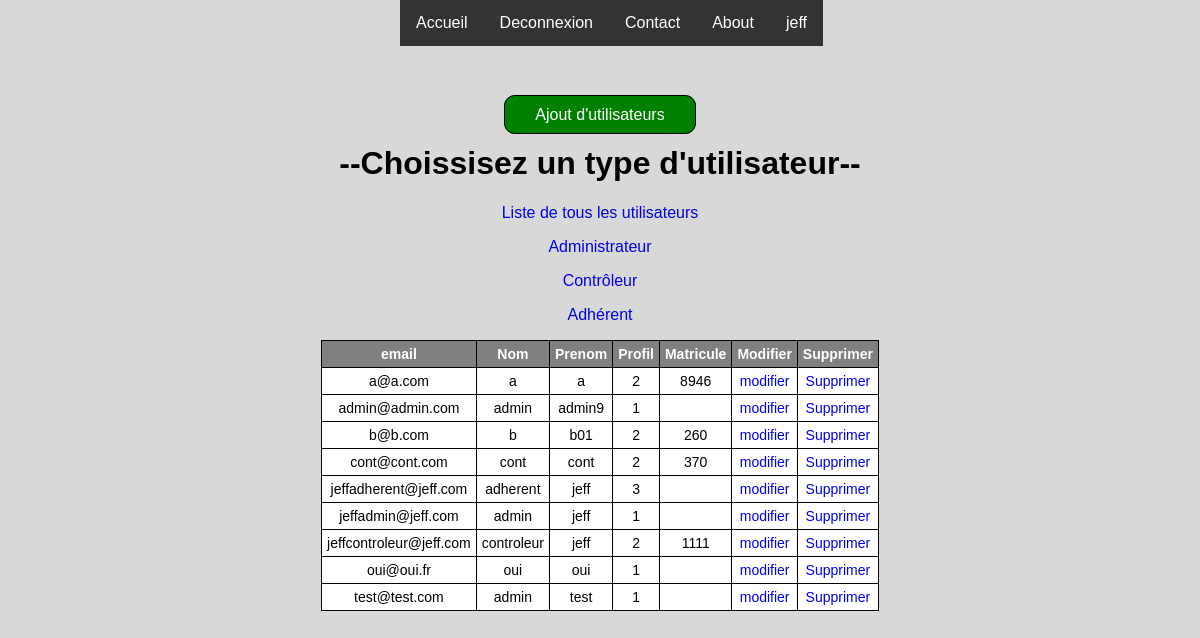
Screenshot of /gestion/gestion_utilisateur.php?choixutil=2 (signed in) with the database file from the repository.
### tables this page shows
CREATE TABLE `utilisateur` (
  `email_util` varchar(50) NOT NULL,
  `password_util` varchar(255) NOT NULL,
  `nom_util` varchar(50) NOT NULL,
  `prenom_util` varchar(50) NOT NULL,
  `statut_util` varchar(1) NOT NULL,
  `matricule_cont` varchar(10) NOT NULL,
  `id_type_util` int(11) NOT NULL
);

### DAO/DAO.php (called while the page is built, shortened)
<?php
class DAO {
  function __construct() {
    $dsn = 'mysql:host=' . DB_HOST . ';dbname=' . DB_NAME;
    try {
      $pdo = new PDO($dsn, DB_USER, DB_PASSWORD, array(PDO::MYSQL_ATTR_INIT_COMMAND => "SET NAMES utf8"));
      $pdo->setAttribute(PDO::ATTR_ERRMODE, PDO::ERRMODE_EXCEPTION);
    } catch (PDOException $e) {
      throw new Exception("Erreur lors de la connexion : " . $e->getMessage());
    }
    $this->pdo = $pdo;
  }
}

### DAO/utilisateurDAO.php (called while the page is built, shortened)
<?php
require_once('DAO.php');
require_once('utilisateur.php');
Class utilisateurDAO extends DAO {
    public function findAll() {
        $sql = "SELECT * FROM utilisateur";
        try {
            $sth = $this->pdo->prepare($sql);
            $sth->execute();
            $rows = $sth->fetchAll(PDO::FETCH_ASSOC);
        } catch (PDOException $e) {
            throw new Exception("Erreur lors de la requête SQL : " . $e->getMessage());
        }
        $utilisateurs = array();
        foreach ($rows as $row) {
            $utilisateurs[] = new utilisateur($row);
        }
        return $utilisateurs;
    }
}

### DAO/utilisateur.php (called while the page is built, shortened)
<?php
class utilisateur {
    private $email_util;
    private $nom_util;
    private $prenom_util;
		private $id_type_util;
		private $statut_util;
		private $matricule_cont;
    public function __construct(array $row) {
        $this->email_util = $row['email_util'];
        $this->nom_util = $row['nom_util'];
        $this->prenom_util = $row['prenom_util'];
				$this->id_type_util = $row['id_type_util'];
				$this->statut_util = $row['statut_util'];
				$this->matricule_cont = $row['matricule_cont'];
    }
    public function get_email_util(){
		return $this->email_util;
	}
	public function get_nom_util(){
		return $this->nom_util;
	}
	public function get_prenom_util(){
		return $this->prenom_util;
	}
	public function get_id_type_util(){
		return $this->id_type_util;
	}
		public function get_statut_util()
		{
				return $this->statut_util;
		}
		public function get_matricule_cont()
		{
				return $this->matricule_cont;
		}
}

### gestion/gestion_utilisateur.php (the view, shortened to what this page needs)
<?php
if($_SESSION['id_type_util'] == 1){
?>
<!DOCTYPE html>
<html lang="fr">
<head>
  <link rel="stylesheet" href="../css/styles.css" type="text/css" />
</head>
<body>
<div class="menu">
    <ul>
    <li><a  href="index">Accueil</a></li>
    <?php if(!isset($_SESSION['email_util'])) { ?>
    <li><a class="active" href="../connexion">Connexion</a></li>
    <?php }else{ ?>
    <li><a href="../deconnexion">Deconnexion</a></li>
    <?php } ?>
    <li><a href="../#contact">Contact</a></li>
    <li><a  href="../#about">About</a></li>
    <?php if(isset($_SESSION['email_util'])) { ?>
    <li><a href="../profil?mail=<?php echo $_SESSION['email_util'] ?>"><?php echo $_SESSION['prenom_util']; ?></a></li>
    <?php } ?>
    </ul>
    </div>
<?php
$dao = new utilisateurDAO();
$utilisateurs = $dao->findAll();
$dao2 = new adherentDAO();
$adherents = $dao2->findAll();
$choixutil = isset($_GET['choixutil']) ? $_GET['choixutil']: null ;
?>
<br><br><br><br><br>
<center>
<p><a class='lien' href="../ajouter">Ajout d'utilisateurs</a></p>
<h1>--Choissisez un type d'utilisateur--</h1>
<p><a href="gestion_utilisateur.php">Liste de tous les utilisateurs</a></p>
<p><a href="gestion_utilisateur.php?choixutil=1">Administrateur</a></p>
<p><a href="gestion_utilisateur.php?choixutil=2">Contrôleur</a></p>
<p><a href="gestion_utilisateur.php?choixutil=3">Adhérent</a></p>
<?php
if ($choixutil === '1') { ?>
  <table>
  <tr><th>email</th><th>Nom</th><th>Prenom</th><th>Profil</th><th>Modifier</th><th>Supprimer</th></tr>
  <?php
    foreach ($utilisateurs as $utilisateur) {
      if($utilisateur->get_statut_util() == 0){
        if($utilisateur->get_matricule_cont() == 0){
          if($utilisateur->get_id_type_util() == 1){
          echo "<tr>";
          echo "<td>".$utilisateur->get_email_util()."</td>";
          echo "<td>".$utilisateur->get_nom_util()."</td>";
          echo "<td>".$utilisateur->get_prenom_util()."</td>";
          echo "<td>".$utilisateur->get_id_type_util()."</td>";
          echo "<td><a href='modification_utilisateur?email=".$utilisateur->get_email_util()."'>modifier</a></td>";
          echo "<td><a href='désactiver_utilisateur.php?email_util=".$utilisateur->get_email_util()."'>Supprimer</td>";
          echo "</tr>";
          }
        }
      }
  }
} else if($choixutil === '2') { ?>
  <table>
  <tr><th>email</th><th>Nom</th><th>Prenom</th><th>Profil</th><th>Matricule</th><th>Modifier</th><th>Supprimer</th></tr>
  <?php
    foreach ($utilisateurs as $utilisateur) {
      if($utilisateur->get_statut_util() == 0){
        if($utilisateur->get_matricule_cont() != 0){
            echo "<tr>";
            echo "<td>".$utilisateur->get_email_util()."</td>";
            echo "<td>".$utilisateur->get_nom_util()."</td>";
            echo "<td>".$utilisateur->get_prenom_util()."</td>";
            echo "<td>".$utilisateur->get_id_type_util()."</td>";
            echo "<td>".$utilisateur->get_matricule_cont()."</td>";
            echo "<td><a href='modification_utilisateur?email=".$utilisateur->get_email_util()."'>modifier</a></td>";
            echo "<td><a href='désactiver_utilisateur.php?email_util=".$utilisateur->get_email_util()."'>Supprimer</td>";
            echo "</tr>";
        }
      }
    }
  } else if($choixutil === '3') { ?>
    <table>
    <tr><th>email</th><th>Nom</th><th>Prenom</th><th>Profil</th><th>Num licence</th><th>Sexe</th><th>Date de naissance</th><th>Adresse 1</th><th>Adresse 2</th>
    <th>Adresse 3</th><th>id club</th><th>Modifier</th><th>Supprimer</th></tr>
    <?php
      foreach ($adherents as $adherent) {
        if($adherent->get_statut_util() == 0){
          echo "<tr>";
          echo "<td>".$adherent->get_email_util()."</td>";
          echo "<td>".$adherent->get_nom_util()."</td>";
          echo "<td>".$adherent->get_prenom_util()."</td>";
          echo "<td>".$adherent->get_id_type_util()."</td>";
          echo "<td>".$adherent->get_lic_adh()."</td>";
          echo "<td>".$adherent->get_sexe_adh()."</td>";
          echo "<td>".$adherent->get_date_naissance_adh()."</td>";
          echo "<td>".$adherent->get_adr1_adh()."</td>";
          echo "<td>".$adherent->get_adr2_adh()."</td>";
          echo "<td>".$adherent->get_adr3_adh()."</td>";
          echo "<td>".$adherent->get_id_club()."</td>";
          echo "<td><a href='modification_adherent?email=".$adherent->get_email_util()."'>modifier</a></td>";
          echo "<td><a href='désactiver_adherent.php?email_util=".$adherent->get_email_util()."'>Supprimer</td>";
          echo "</tr>";
          }
      }
      }
    }
else{
  header('location: ../profil?mail='.$_SESSION['email_util'].'');
}
?>
</table>
</center>
</body>
</html>

### css/styles.css (style rules this page uses)
body { margin:0; }
body { background: #d8d8d8; font-family: Verdana, Geneva, sans-serif; }
.menu { margin: 0 auto; width: 400px; }
a:link { text-decoration: none; }
.menu ul { list-style-type: none; margin: 0; padding: 0; overflow: hidden; background-color: #333; position: fixed; top: 0; }
.menu li { float: left; }
.menu li a { display: block; color: white; text-align: center; padding: 14px 16px; text-decoration: none; }
table, th, td { border-style: solid; border-width: 1px; border-color: black; border-collapse: collapse; }
th,td { font-family: Verdana, Geneva, sans-serif; font-size : 14px; padding: 5px; text-align:center; }
th { background-color: grey; color: white; }
td { background-color: white; color: black; }
.lien { border: 1px solid #000; padding: 10px 30px; margin-block-end: auto; background: green; color: white; font-family: Montserrat,sans-serif; text-decoration: none; -webkit-border-radius: 11px; -moz-border-radius: 11px; border-radius: 11px; margin-block-end: 5px; }

### rows the page displays
utilisateur: email_util "a@a.com", nom_util "a", prenom_util "a", id_type_util "2", matricule_cont "8946"
utilisateur: email_util "admin@admin.com", nom_util "admin", prenom_util "admin9", id_type_util "1"
utilisateur: email_util "b@b.com", nom_util "b", prenom_util "b01", id_type_util "2", matricule_cont "260"
utilisateur: email_util "cont@cont.com", nom_util "cont", prenom_util "cont", id_type_util "2", matricule_cont "370"
utilisateur: email_util "jeffadherent@jeff.com", nom_util "adherent", prenom_util "jeff", id_type_util "3"
utilisateur: email_util "jeffadmin@jeff.com", nom_util "admin", prenom_util "jeff", id_type_util "1"
utilisateur: email_util "jeffcontroleur@jeff.com", nom_util "controleur", prenom_util "jeff", id_type_util "2", matricule_cont "1111"
utilisateur: email_util "oui@oui.fr", nom_util "oui", prenom_util "oui", id_type_util "1"
utilisateur: email_util "test@test.com", nom_util "admin", prenom_util "test", id_type_util "1"

### other values shown
$_SESSION['prenom_util'] "jeff"
